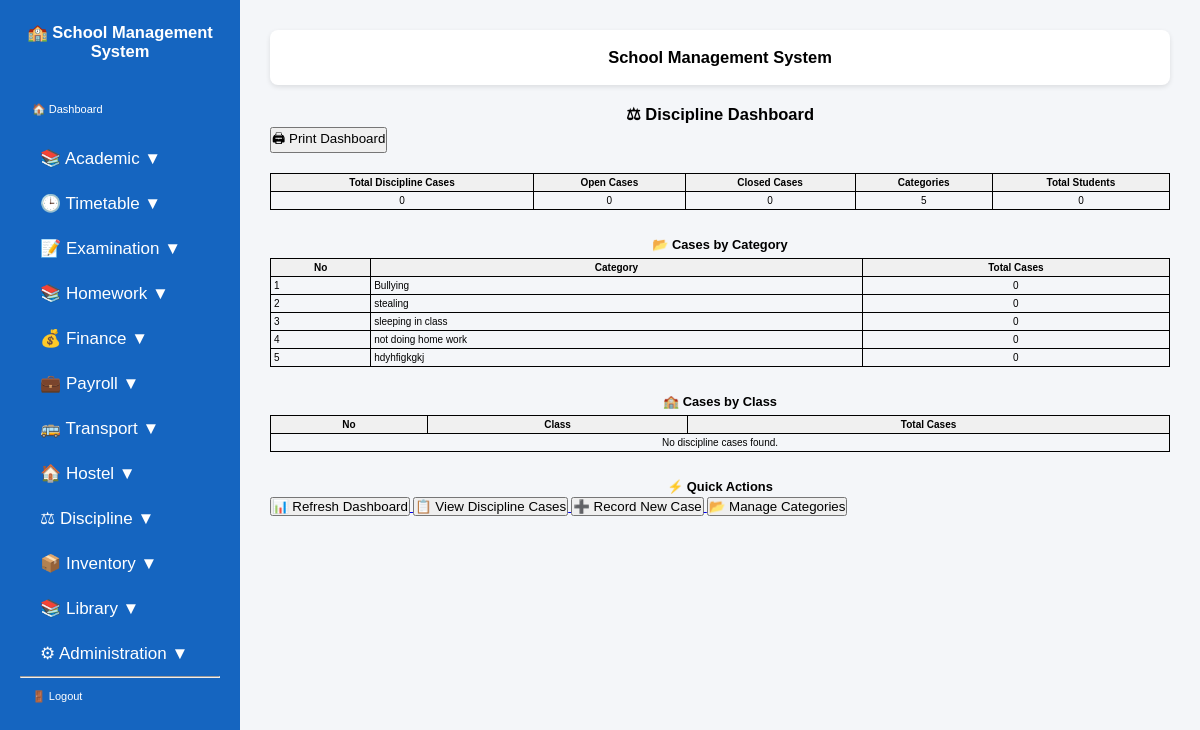
Before: /discipline/dashboard/ (signed in) with the older database file.
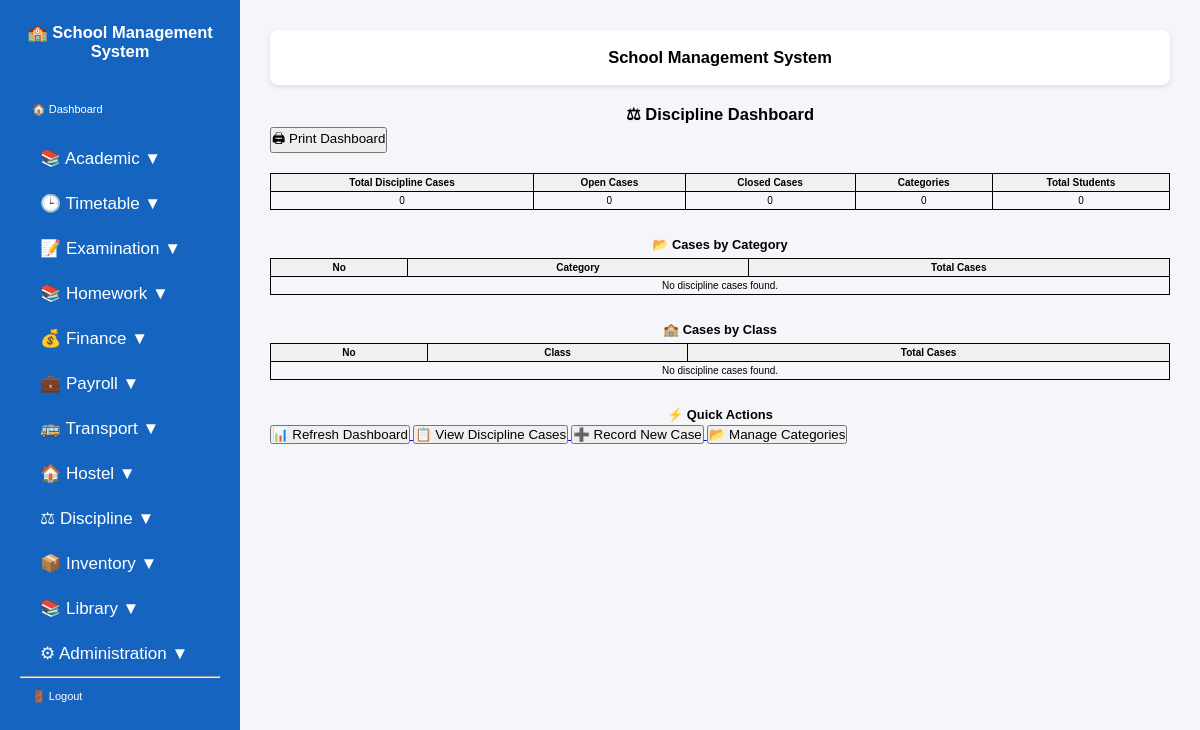
After: the same page with the newer database file.
### students/models.py (models this page shows, shortened)
class DisciplineCategory(models.Model):
    name = models.CharField(
        max_length=100,
        unique=True,
    )
    description = models.TextField(
        blank=True,
    )
    school = models.ForeignKey(
        SchoolProfile,
        on_delete=models.CASCADE,
        related_name="discipline_categories",
    )

### students/view_modules/discipline.py (the view)
# urls.py: path('discipline/dashboard/', views.discipline_dashboard, name='discipline_dashboard'),
@login_required
@admin_or_bursar
def discipline_dashboard(request):
    school = get_user_school(request.user)
    cases = DisciplineCase.objects.filter(
        school=school
    )
    total_cases = cases.count()
    open_cases = cases.filter(
        status="Open"
    ).count()
    closed_cases = cases.filter(
        status="Closed"
    ).count()
    total_categories = DisciplineCategory.objects.filter(
        school=school
    ).count()
    total_students = Student.objects.filter(
        school=school
    ).count()
    category_summary = (
        DisciplineCategory.objects
        .filter(school=school)
        .annotate(
            total_cases=Count(
                "disciplinecase"
            )
        )
        .order_by("-total_cases")
    )
    class_summary = (
        SchoolClass.objects
        .filter(school=school)
        .annotate(
            total_cases=Count(
                "students__discipline_cases"
            )
        )
        .order_by("-total_cases")
    )
    return render(
        request,
        "students/discipline_dashboard.html",
        {
            "total_cases": total_cases,
            "open_cases": open_cases,
            "closed_cases": closed_cases,
            "total_categories": total_categories,
            "total_students": total_students,
            "category_summary": category_summary,
            "class_summary": class_summary,
        },
    )

### students/templatetags/group_tags.py (called while the page is built)
@register.filter
def has_group(user, group_name):
    return user.groups.filter(name=group_name).exists()

### students/utils.py (called while the page is built, shortened)
def get_user_school(user):
    if user.is_superuser:
        return None

### templates/students/discipline_dashboard.html
{% extends "base.html" %}
{% block content %}
<h2>
    ⚖ Discipline Dashboard</h2>
<p>
<a href="{% url 'print_discipline_dashboard' %}">
    <button>
        🖨 Print Dashboard
    </button>
</a>
</p>
<br>
<table border="1" cellpadding="10" cellspacing="0" width="100%">
    <tr bgcolor="#f2f2f2">
        <th>Total Discipline Cases</th>
        <th>Open Cases</th>
        <th>Closed Cases</th>
        <th>Categories</th>
        <th>Total Students</th>
    </tr>
    <tr align="center">
        <td>{{ total_cases }}</td>
        <td>{{ open_cases }}</td>
        <td>{{ closed_cases }}</td>
        <td>{{ total_categories }}</td>
        <td>{{ total_students }}</td>
    </tr>
</table>
<br><br>
<h3>📂 Cases by Category</h3>
<table border="1" cellpadding="8" cellspacing="0" width="70%">
    <tr bgcolor="#f2f2f2">
        <th>No</th>
        <th>Category</th>
        <th>Total Cases</th>
    </tr>
    {% for category in category_summary %}
    <tr>
        <td>{{ forloop.counter }}</td>
        <td>{{ category.name }}</td>
        <td align="center">
            {{ category.total_cases }}
        </td>
    </tr>
    {% empty %}
    <tr>
        <td colspan="3" align="center">
            No discipline cases found.
        </td>
    </tr>
    {% endfor %}
</table>
<br><br>
<h3>🏫 Cases by Class</h3>
<table border="1" cellpadding="8" cellspacing="0" width="60%">
    <tr bgcolor="#f2f2f2">
        <th>No</th>
        <th>Class</th>
        <th>Total Cases</th>
    </tr>
    {% for school_class in class_summary %}
    <tr>
        <td>{{ forloop.counter }}</td>
        <td>{{ school_class.name }}</td>
        <td align="center">
            {{ school_class.total_cases }}
        </td>
    </tr>
    {% empty %}
    <tr>
        <td colspan="3" align="center">
            No discipline cases found.
        </td>
    </tr>
    {% endfor %}
</table>
<br><br>
<h3>⚡ Quick Actions</h3>
<p>
<a href="{% url 'discipline_dashboard' %}">
    <button>📊 Refresh Dashboard</button>
</a>
<a href="{% url 'discipline_case_list' %}">
    <button>📋 View Discipline Cases</button>
</a>
<a href="{% url 'add_discipline_case' %}">
    <button>➕ Record New Case</button>
</a>
<a href="{% url 'discipline_category_list' %}">
    <button>📂 Manage Categories</button>
</a>
</p>
{% endblock %}

Changed rows visible on the page:
no longer on this page (row edited): DisciplineCategory: name "Bullying", total_cases "0"
no longer on this page (row edited): DisciplineCategory: name "stealing", total_cases "0"
no longer on this page (row edited): DisciplineCategory: name "sleeping in class", total_cases "0"
no longer on this page (row edited): DisciplineCategory: name "not doing home work", total_cases "0"
no longer on this page (row edited): DisciplineCategory: name "hdyhfigkgkj", total_cases "0"
Other visible differences:
{{ total_categories }}: "5" → "0"
text now shown: "No discipline cases found."
